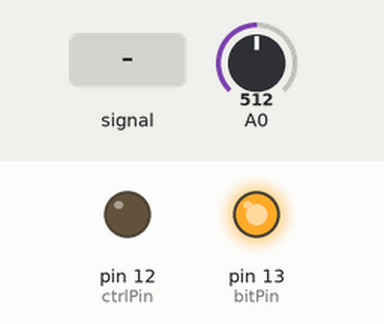
Simulated run of this sketch. Board: Arduino Uno, built with avr-gcc and run on an emulated ATmega328P. Parts: output pins drawn as LEDs (lit = HIGH). The test bench sets the inputs (shaded band); at power-on: A0 = 512.

Above: at 1.2 s.
1.3 s: A0 fed a 200 Hz sine of ±81 counts around its level
At 2.0 s:
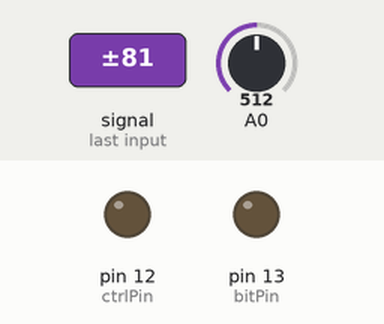
2.8 s: A0 set to 716
At 3.1 s:
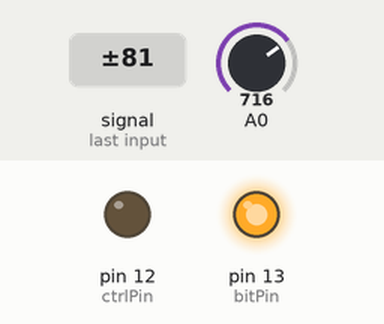
Timing chart, 0 to 5.8 s (numbered marks = the images above; inputs shaded):
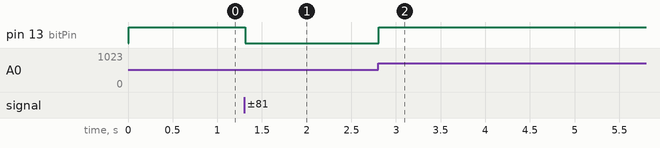

Measured:
- after the input at 1.3 s, pin 13 (bitPin): HIGH → LOW at once
- after the input at 2.8 s, pin 13 (bitPin): LOW → HIGH at once

The sketch:

fsk-demodulator.ino
```cpp
#include <Wire.h>
#include <TimerOne.h>

// ---- GLOBALS ----
// General globals
const int bitPin = 13;
const int ctrlPin = 12;
int sample = 0;
int lastSample = 0;
bool handleSample;

// Midfilter globals
const int N = 20;
int count = 0;
int highSum = 0;
int lowSum = 0;

// Recursive filter globals
int lastHigh = 0;
int lastLow = 0;
const float aHigh = -0.5;
const float aLow = 0.5;

// Verification signal globals (limits of the middled high pass output)
const int highFreqLowLim = 144;
const int highFreqHighLim = 158;
const int lowFreqLowLim = 31;
const int lowFreqHighLim = 33;

// ---- FUNCTIONALITY ----
// Setup
void setup() {
  Timer1.initialize(500);
  Timer1.attachInterrupt(takeSample);
  pinMode(bitPin, OUTPUT);
  pinMode(ctrlPin, OUTPUT);
  Serial.begin(9600); // only necessary for logging data to the serial monitor
}

// Function returning absolute value of num
int absolute(int num){
  return (num < 0) ? -num:num;
}

// Looped code
void loop() {
  if(handleSample){
    int currSample = sample; // to be certain that we're handling the same sample throughout the code block, as an interrupt may occur during the runtime of it, changing the value of sample

    // High pass recursive filter
    int highPassed = (currSample - lastSample + aHigh*lastHigh)*(1+aHigh);
    lastHigh = highPassed;
    highSum += absolute(highPassed);

    // Low pass recursive filter
    int lowPassed = (currSample - lastSample + aLow*lastLow)*(1-aLow);
    lastLow = lowPassed;
    lowSum += absolute(lowPassed);

    // Midfilter for high passed and low passed values respectively
    if(++count == N){
      int highAvg = 1.0/N*highSum;
      int lowAvg = 1.0/N*lowSum;
      int output = highAvg - lowAvg;
      int ctrl = ((highAvg < highFreqLowLim || highAvg > highFreqHighLim) && (highAvg < lowFreqLowLim || highAvg > lowFreqHighLim)) ? LOW:HIGH;
      output = (output < 0) ? LOW:HIGH;
      digitalWrite(bitPin, output);
      digitalWrite(ctrlPin, ctrl);
      count = 0;
      highSum = 0;
      lowSum = 0;
    }
    lastSample = currSample;
    handleSample = false;
  }
}

// Interrupt-handler
void takeSample(void){
  sample = analogRead(0); // Sampler på A0
  handleSample = true;
}
```
